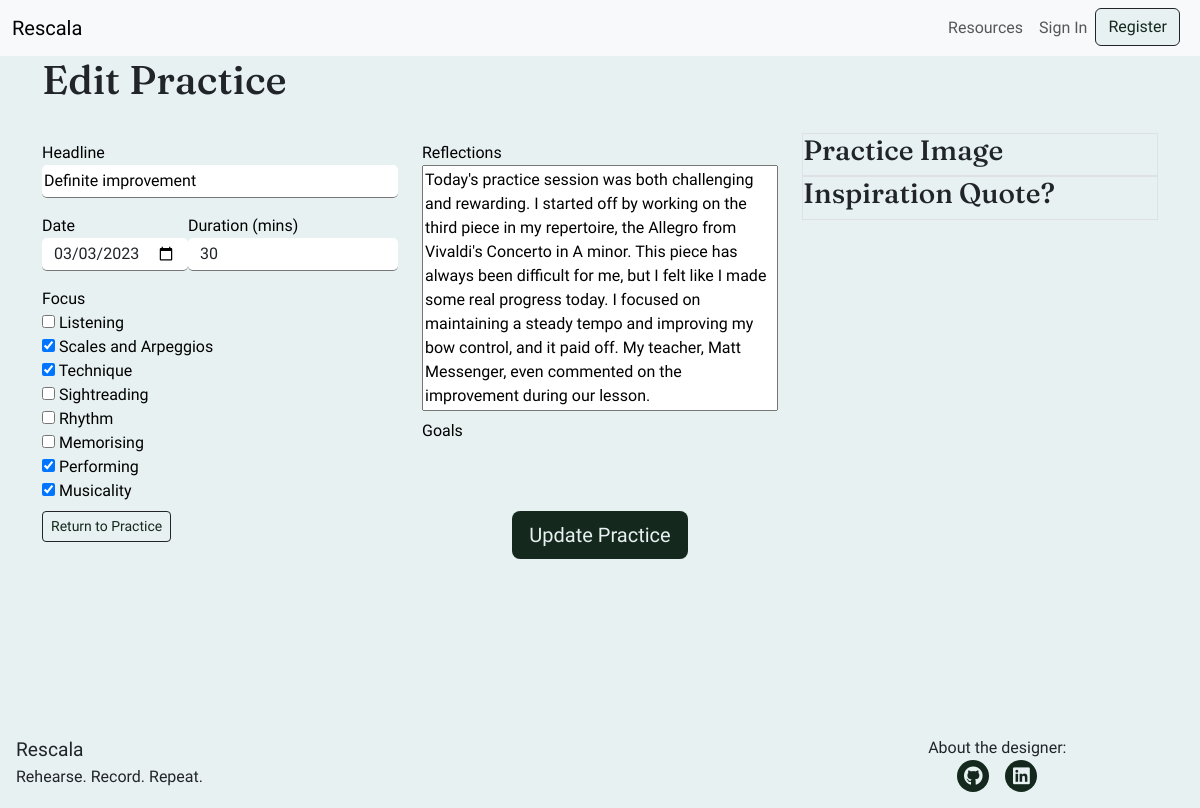
The app's page /practice/10/edit, older data.
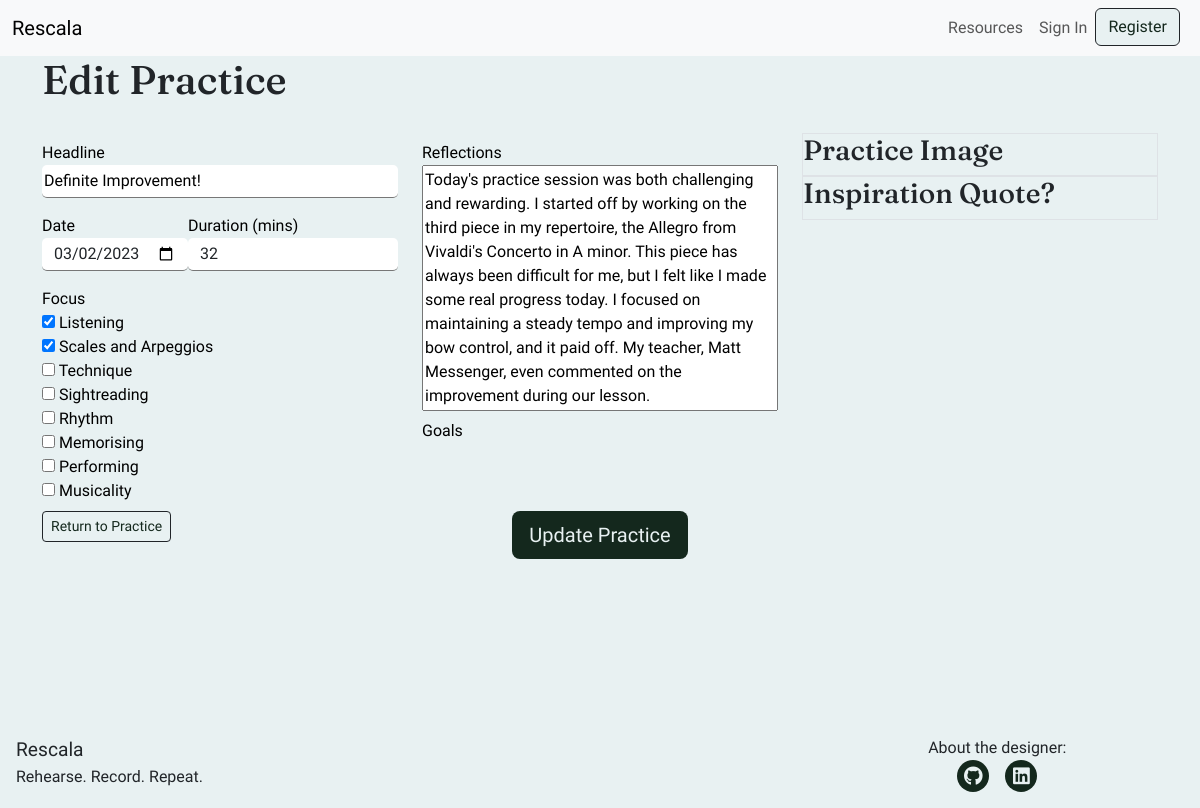
The same page, newer data.
### practicelog/models.py (models this page shows)
class Session(models.Model):
    user = models.ForeignKey(Profile, on_delete=models.CASCADE, name='user')
    date = models.DateField()
    duration = models.IntegerField()
    headline = models.CharField(max_length=150)
    image = CloudinaryField('image', blank=True)
    focus = models.JSONField(default=list, blank=True)
    summary = models.TextField()

### practicelog/views.py (the view, shortened to what this page needs)
# urls.py: path('<int:session_id>/edit', views.EditLog.as_view(), name='edit_session'),
class EditLog(View):
    template_name = "editlog.html"
    def get(self, request, session_id):
        session = get_object_or_404(Session, id=session_id)
        user = request.user
        initial_values = {
            'headline':session.headline,
            'date':session.date.strftime("%Y-%m-%d"),
            'duration':session.duration,
            'focus': session.focus,
            'summary':session.summary
        }
        return render(
            request, 'editlog.html',
            {
                "create_session_form": CreateSessionForm(initial=initial_values),
                "user": user,
                "session":session
            }
        )

### practicelog/forms.py
class CreateSessionForm(forms.ModelForm):
    class Meta:
        model = Session
        fields = ['headline', 'date', 'duration','focus','summary']
    def __init__(self, *args, **kwargs):
        super().__init__(*args, **kwargs)
        self.fields["headline"].widget = forms.TextInput(
            attrs={"placeholder": "One sentence that describes your practice...", "label": "Add a headline", "class": "input-field py-1"}
        )
        self.fields["date"].widget = forms.DateTimeInput(
             attrs={'class': 'form-control input-field py-1', 'placeholder': '', 'type': 'date', 'max':datetime.now().date()}
        )
        self.fields["duration"].widget = forms.NumberInput(
            attrs={"placeholder": "", "label": "", "class": "form-control input-field py-1", 'type':'number'}
        )
        self.fields['focus'] = forms.MultipleChoiceField(choices=FOCUS_CHOICES, widget=forms.CheckboxSelectMultiple(), required=False )
        self.fields['summary'].widget=forms.Textarea(attrs={"placeholder":"Reflect on your practice. What went well? What will you work on next time?"})

### templates/editlog.html (shortened to what this page needs)
{% extends "base.html" %} {% block content %} <div class="container row-fill-no-header">
    <div class="row ">
        <div class="col">
            <h1>Edit Practice</h1>
        </div>
    </div>
    <div class="row">
        <div class="col">
            <form method="POST" style="margin-top: 1.3rem ;">
                <div class="row">
                    <div class="col-md-4">
                        <div class="user-input-wrp my-2 input-icons">
                            <label for="id_headline">Headline</label>
                            {{create_session_form.headline}}
                        </div>
                        <div class="d-flex justify-content-between">
                            <div class="user-input-wrp my-2 input-icons">
                                <label for="id_date">Date</label>
                                {{create_session_form.date}}
                            </div>
                            <div class="user-input-wrp my-2 input-icons">
                                <label for="id_duration">Duration (mins)</label>
                                {{create_session_form.duration}}
                            </div>
                        </div>
                        <div class="user-input-wrp my-2 input-icons">
                            <label for="id_focus">Focus</label>
                            {{create_session_form.focus}}
                        </div>
                    </div>
                    <div class="col-md-4">
                        <div class="user-input-wrp my-2 input-icons d-flex flex-column">
                            <label for="id_summary">Reflections</label>
                            {{create_session_form.summary}}
                        </div>
                        <div class="user-input-wrp my-2 input-icons">
                            <span>Goals</span>
                            <br />
                        </div>
                    </div>
                    <div class="col-md-4">
                               <div class="border">
                            <h3>Practice Image</h3>
                        </div>
                        <div class="border">
                            <h3>Inspiration Quote?</h3>
                        </div>
                    </div>
                </div>
                <div class="row">
                    <div class="col-md-3">
                        <a class="btn btn-sm btn-dark" href="{% url 'session_details' session.id %}">Return to Practice</a>
                    </div>
                    <div class="col-md-6 d-flex justify-content-center">
                        <button type="submit" class="btn btn-very-dark btn-lg">Update Practice</button>
                    </div>
                </div>
            </form>
        </div>
    </div>
</div> {% endblock %}

Row changes from the older to the newer data that the page shows:
changed Session: headline "Definite improvement" → "Definite Improvement!"; date "03/03/2023" → "03/02/2023"; duration "30" → "32"; focus "☐ ☑ ☑ ☐ ☐ ☐ ☑ ☑" → "☑ ☑ ☐ ☐ ☐ ☐ ☐ ☐"
